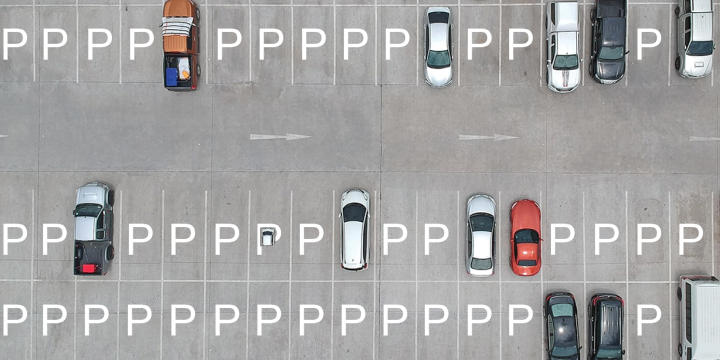
#> input picture PARKING_CV/PARKINGLOT2-1.png, 1440 x 720 px (shown at 1/2 size)
$ python main.py   (older library calls are emulated)
#> lines starting #> are read from the running program, lines starting #| are printed output that depends on the picture; after the words box and inside, x2 and y2 are one past the last pixel; in counts of white or black regions, pixels touching at a corner belong together
### PARKING_CV/slots.py
# import the necessary packages
import numpy as np
import imutils
import cv2
from ocr import numAvailable

def viewAvailable(imgFile, tessPath):


    # load the image, convert it to grayscale, and blur it slightly
#> called with imgFile = 'PARKINGLOT2-1.png'
    image = cv2.imread(imgFile)
#> image is the input picture: shape (720, 1440, 3); mean B, G, R 163.6, 163.8, 164.5

    gray = cv2.cvtColor(20 + image, cv2.COLOR_BGR2GRAY)
    denoised = cv2.fastNlMeansDenoising(gray, None, h=80, templateWindowSize=4, searchWindowSize=20)
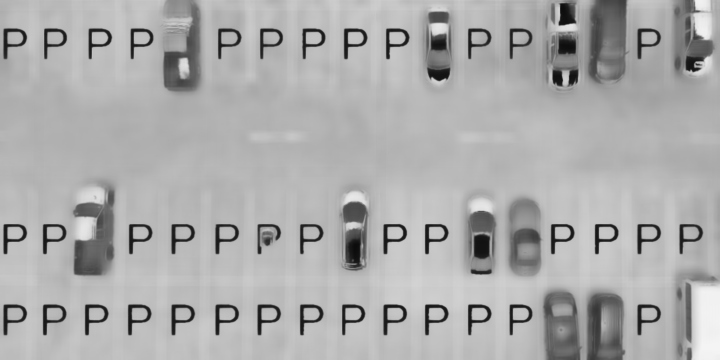
#> denoised: shape (720, 1440) (shown at 1/2 size); min 11, max 245, mean 171.2

    # edge detection, dilation + erosion to close gaps in between object edges
    edged = cv2.Canny(denoised, 30, 50)
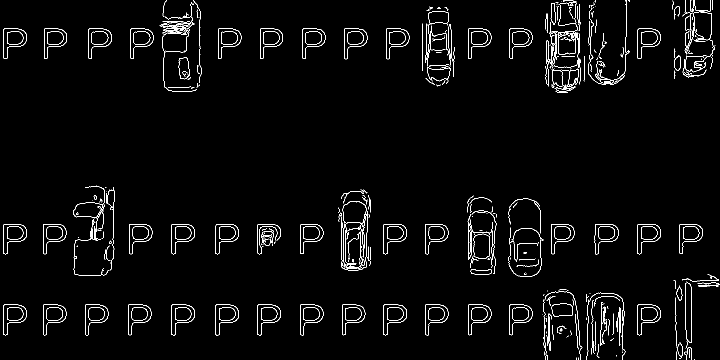
#> edged: shape (720, 1440) (shown at 1/2 size); 2.6% white in thin lines or dots
    edged = cv2.dilate(edged, None, iterations=2)
#> edged: shape (720, 1440); 12.9% white; 63 white regions, largest, box (x1, y1, x2, y2) and area: (1088, 0, 1164, 188) 9195, (675, 377, 744, 544) 6717, (843, 11, 911, 175) 5829
    edged = cv2.erode(edged, None, iterations=1)
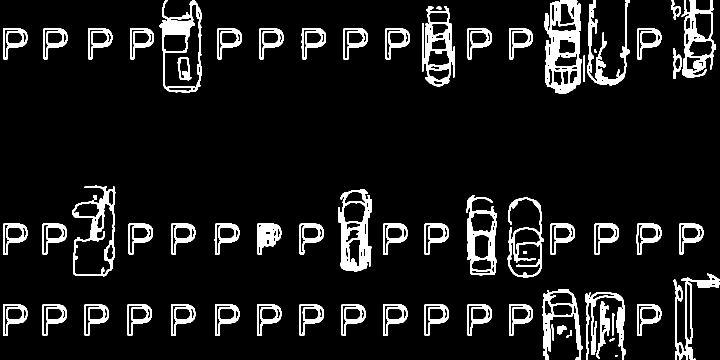
#> edged: shape (720, 1440) (shown at 1/2 size); 9.1% white; 66 white regions (1 under 20 px)
    cv2.imshow("Image", edged)

    # find contours in the edge map
    cnts = cv2.findContours(edged.copy(), cv2.RETR_EXTERNAL, cv2.CHAIN_APPROX_SIMPLE)
#> cnts = 64 contours, 1 with area under 20; largest, box (x1, y1, x2, y2) and area: (318, 0, 404, 185) 11770, (1089, 0, 1163, 187) 11535, (145, 370, 231, 553) 10708, (676, 378, 743, 543) 8738, (844, 12, 910, 174) 7628
    cnts = imutils.grab_contours(cnts)

    numCars = 0
    for c in cnts:
        # compute the rotated bounding box of the contour
        box = cv2.minAreaRect(c)
        box = cv2.cv.BoxPoints(box) if imutils.is_cv2() else cv2.boxPoints(box)
        box = np.array(box, dtype="int")

        # if the contour is not sufficiently large or very large, ignore it
        if cv2.contourArea(c) < 1100 or cv2.contourArea(c) > 25000:
            continue
        # if it is smaller than an average car
        elif cv2.contourArea(c) > 1100 and cv2.contourArea(c) < 2000:
            # Calculate the center of the bounding box
            center_x = int(np.mean(box[:, 0]))
            center_y = int(np.mean(box[:, 1]))
            # enlarge green box
            for i in range(4):
                box[i][0] = center_x + (box[i][0] - center_x) * (1.4)
                box[i][1] = center_y + (box[i][1] - center_y) * (2.4)
            # green lines
            cv2.drawContours(image, [box.astype("int")], -1, (100, 255, 100), 2)
        else:
            numCars += 1
            # red lines
            cv2.drawContours(image, [box.astype("int")], -1, (0, 0, 255), 3)
#> this loop made 64 passes
#> (center_x, center_y) on passes 7 to 16: (1297, 638), (1041, 638), (959, 638), (873, 638), (789, 638), (706, 638), (622, 638), (537, 638), (454, 638), (365, 638)
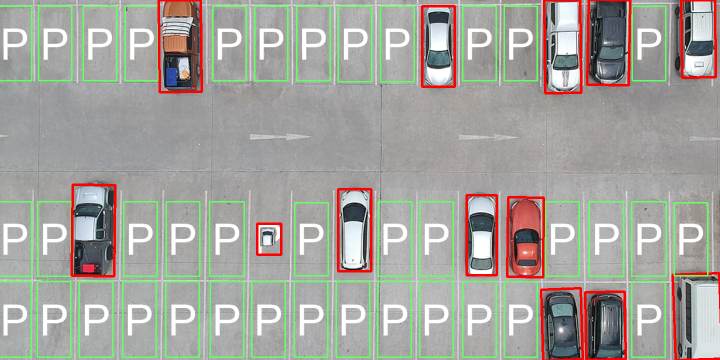
#> image: shape (720, 1440, 3) (shown at 1/2 size); 7.23% of pixels changed, all inside (x1, y1, x2, y2) = (0, 0, 1440, 720)
#> after the loop, numCars = 13

    # draw the object sizes on the image
    cv2.putText(image, "Cars: "+ str(numCars), (30, 270), cv2.FONT_HERSHEY_SIMPLEX, 0.65, (0, 0, 255), 2)
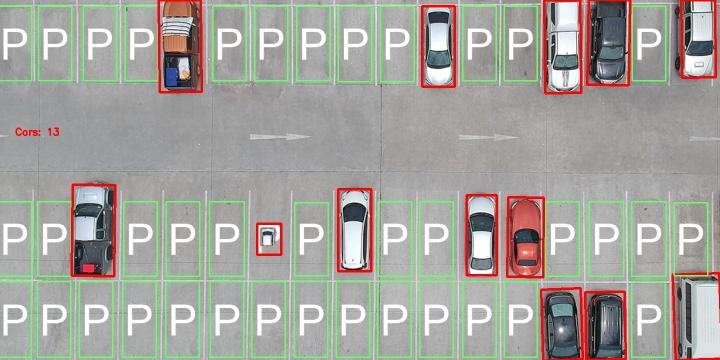
#> image: shape (720, 1440, 3) (shown at 1/2 size); 0.05% of pixels changed, all inside (x1, y1, x2, y2) = (31, 255, 118, 272)

    n = numAvailable(imgFile, tessPath)
    cv2.putText(image, "Available: "+ str(n), (30, 300), cv2.FONT_HERSHEY_SIMPLEX, 0.65, (0, 255, 0), 2)
    #show the output image
    return image

### PARKING_CV/ocr.py
from PIL import Image, ImageEnhance
import pytesseract
import cv2
import os
import matplotlib.pyplot as plt
from scipy import ndimage
import numpy as np


def numAvailable(image_path, tpath):
#> called with image_path = 'PARKINGLOT2-1.png'
    pytesseract.pytesseract.tesseract_cmd = tpath

    # Ensure the image file exists
    if not os.path.isfile(image_path):
        print("The specified image file does not exist.")
    else:
        # Load the image and convert it to grayscale
        image = cv2.imread(image_path)
        image = ndimage.median_filter(image, 2)
        image = ndimage.gaussian_filter(image,4)
        gray = cv2.cvtColor(image, cv2.COLOR_BGR2GRAY)
        gray = 255 - gray
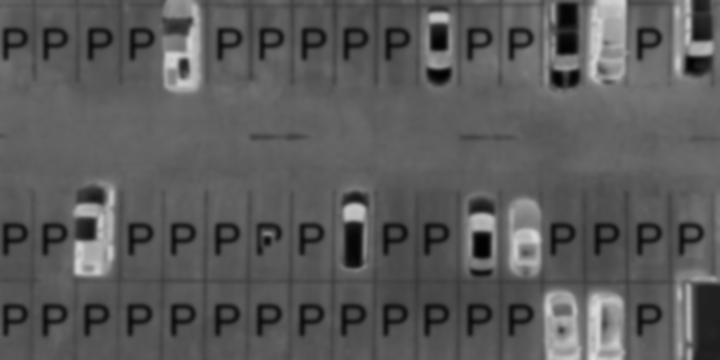
#> gray: shape (720, 1440) (shown at 1/2 size); min 1, max 221, mean 90

        # Threshold the grayscale image to create a binary image
        _, gray = cv2.threshold(gray, 55, 255, cv2.THRESH_BINARY | cv2.THRESH_BINARY)
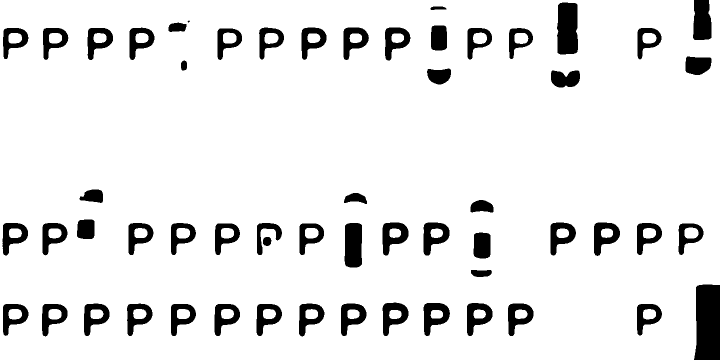
#> gray: shape (720, 1440) (shown at 1/2 size); 90.9% white; 58 black regions (1 under 20 px), largest, box (x1, y1, x2, y2) and area: (1388, 569, 1440, 720) 7208, (1114, 5, 1156, 109) 4029, (689, 446, 724, 535) 2927
        #Perform OCR on the thresholded image to extract white text
#> (the run stopped early here; a loop or call above may not have finished)

$ run again, with PARKING_CV/PARKINGLOT2-7.png copied over PARKING_CV/PARKINGLOT2-1.png
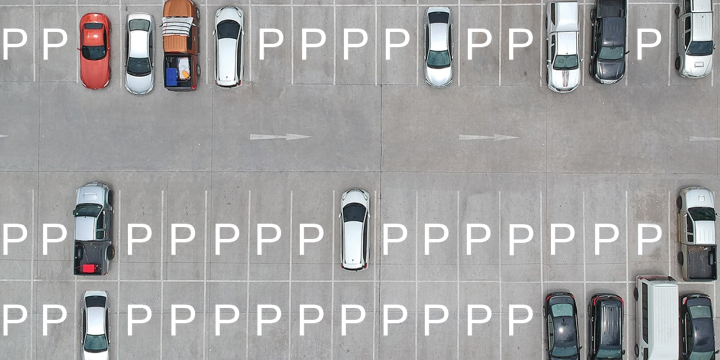
#> input picture PARKING_CV/PARKINGLOT2-7.png, 1440 x 720 px (shown at 1/2 size)
#> in viewAvailable, image is the input picture: shape (720, 1440, 3); mean B, G, R 161.9, 161.9, 162.4
#> in viewAvailable, `edged = cv2.erode(edged, None, iterations=1)`:
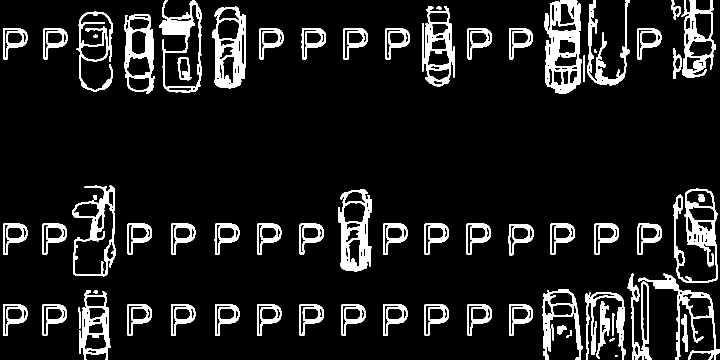
#> edged: shape (720, 1440) (shown at 1/2 size); 10.3% white; 70 white regions (1 under 20 px)
#> cnts = 67 contours, 1 with area under 20; largest, box (x1, y1, x2, y2) and area: (1089, 0, 1163, 187) 11535, (145, 370, 232, 553) 10651, (319, 0, 404, 185) 10260, (424, 13, 492, 177) 9174, (676, 378, 743, 543) 8738
#> the loop in viewAvailable, `for c in cnts:` made 67 passes
#> (center_x, center_y) on passes 9 to 14: (1041, 638), (959, 638), (873, 638), (789, 638), (706, 638), (622, 638)
#> after the loop in viewAvailable, `for c in cnts:`: numCars = 16
#> in numAvailable, `_, gray = cv2.threshold(gray, 55, 255, cv2.THRESH_BINARY | cv2.THRESH_..`:
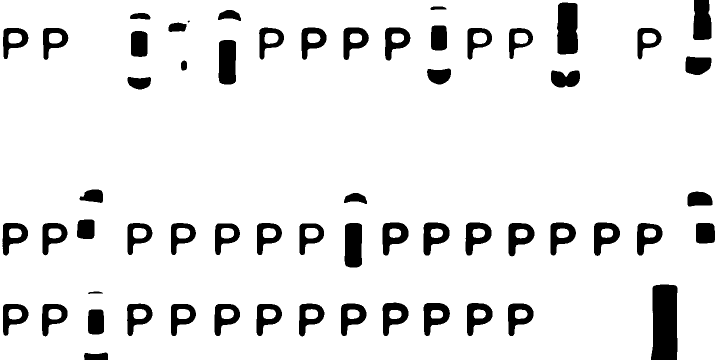
#> gray: shape (720, 1440) (shown at 1/2 size); 90.6% white; 60 black regions (1 under 20 px), largest, box (x1, y1, x2, y2) and area: (1302, 569, 1355, 720) 7353, (1114, 5, 1156, 109) 4029, (689, 446, 724, 535) 2927
